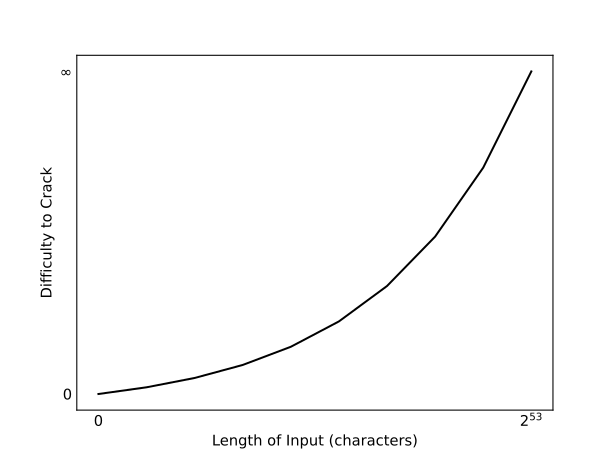

Write the Python code that produced this figure.
import numpy as np
import matplotlib.pyplot as plt

x = np.linspace(-1, 2, 10)
y = np.exp(x)

plt.rcParams.update({'font.size': 11})

plt.figure()
plt.plot(x, y, c="black")

plt.yticks(y, ["$0$", "", "", "", "", "", "", "", "", "$\infty$"])
plt.xticks(x, ["$0$", "", "", "", "", "", "", "", "", "$2^{53}$"])

plt.tick_params(axis=u'both', which=u'both', length=0)

plt.ylabel('Difficulty to Crack')
plt.xlabel('Length of Input (characters)')

plt.show()
